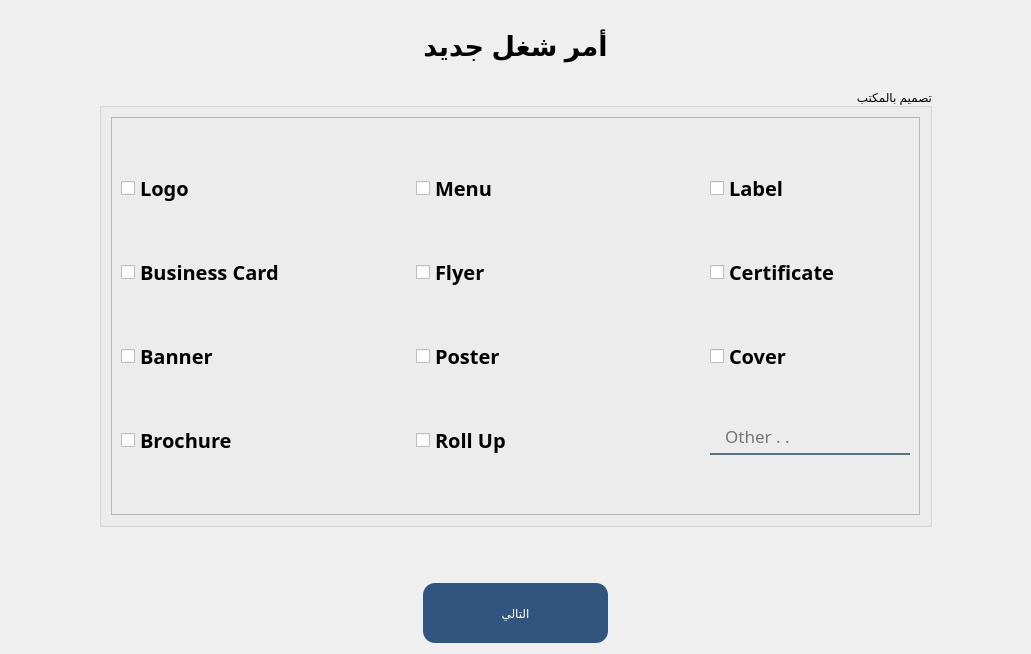
<?xml version="1.0" encoding="UTF-8"?>
<ui version="4.0">
 <class>Form</class>
 <widget class="QWidget" name="Form">
  <property name="geometry">
   <rect>
    <x>0</x>
    <y>0</y>
    <width>1031</width>
    <height>654</height>
   </rect>
  </property>
  <property name="windowTitle">
   <string>Form</string>
  </property>
  <layout class="QGridLayout" name="gridLayout_3">
   <item row="0" column="0">
    <spacer name="horizontalSpacer_10">
     <property name="orientation">
      <enum>Qt::Horizontal</enum>
     </property>
     <property name="sizeHint" stdset="0">
      <size>
       <width>406</width>
       <height>20</height>
      </size>
     </property>
    </spacer>
   </item>
   <item row="0" column="1">
    <widget class="QLabel" name="label">
     <property name="maximumSize">
      <size>
       <width>271</width>
       <height>71</height>
      </size>
     </property>
     <property name="font">
      <font>
       <pointsize>20</pointsize>
       <weight>75</weight>
       <bold>true</bold>
      </font>
     </property>
     <property name="text">
      <string>أمر شغل جديد</string>
     </property>
     <property name="alignment">
      <set>Qt::AlignCenter</set>
     </property>
    </widget>
   </item>
   <item row="0" column="2">
    <spacer name="horizontalSpacer_11">
     <property name="orientation">
      <enum>Qt::Horizontal</enum>
     </property>
     <property name="sizeHint" stdset="0">
      <size>
       <width>406</width>
       <height>20</height>
      </size>
     </property>
    </spacer>
   </item>
   <item row="1" column="0" colspan="3">
    <layout class="QHBoxLayout" name="horizontalLayout">
     <item>
      <spacer name="horizontalSpacer_3">
       <property name="orientation">
        <enum>Qt::Horizontal</enum>
       </property>
       <property name="sizeType">
        <enum>QSizePolicy::Maximum</enum>
       </property>
       <property name="sizeHint" stdset="0">
        <size>
         <width>88</width>
         <height>20</height>
        </size>
       </property>
      </spacer>
     </item>
     <item>
      <widget class="QGroupBox" name="groupBox">
       <property name="layoutDirection">
        <enum>Qt::LeftToRight</enum>
       </property>
       <property name="autoFillBackground">
        <bool>false</bool>
       </property>
       <property name="title">
        <string>تصميم بالمكتب</string>
       </property>
       <property name="alignment">
        <set>Qt::AlignRight|Qt::AlignTrailing|Qt::AlignVCenter</set>
       </property>
       <property name="flat">
        <bool>false</bool>
       </property>
       <property name="checkable">
        <bool>false</bool>
       </property>
       <layout class="QGridLayout" name="gridLayout_2">
        <item row="1" column="0">
         <widget class="QFrame" name="frame">
          <property name="maximumSize">
           <size>
            <width>16777215</width>
            <height>16777215</height>
           </size>
          </property>
          <property name="frameShape">
           <enum>QFrame::StyledPanel</enum>
          </property>
          <property name="frameShadow">
           <enum>QFrame::Raised</enum>
          </property>
          <layout class="QGridLayout" name="gridLayout">
           <item row="0" column="0">
            <widget class="QCheckBox" name="logo">
             <property name="font">
              <font>
               <family>Gill Sans MT</family>
               <pointsize>15</pointsize>
               <weight>75</weight>
               <bold>true</bold>
              </font>
             </property>
             <property name="styleSheet">
              <string notr="true"/>
             </property>
             <property name="text">
              <string>Logo</string>
             </property>
            </widget>
           </item>
           <item row="0" column="1">
            <widget class="QCheckBox" name="menu">
             <property name="font">
              <font>
               <family>Gill Sans MT</family>
               <pointsize>15</pointsize>
               <weight>75</weight>
               <bold>true</bold>
              </font>
             </property>
             <property name="styleSheet">
              <string notr="true"/>
             </property>
             <property name="text">
              <string>Menu</string>
             </property>
            </widget>
           </item>
           <item row="0" column="2">
            <widget class="QCheckBox" name="label_2">
             <property name="font">
              <font>
               <family>Gill Sans MT</family>
               <pointsize>15</pointsize>
               <weight>75</weight>
               <bold>true</bold>
              </font>
             </property>
             <property name="styleSheet">
              <string notr="true"/>
             </property>
             <property name="text">
              <string>Label</string>
             </property>
            </widget>
           </item>
           <item row="1" column="0">
            <widget class="QCheckBox" name="businessCard">
             <property name="font">
              <font>
               <family>Gill Sans MT</family>
               <pointsize>15</pointsize>
               <weight>75</weight>
               <bold>true</bold>
              </font>
             </property>
             <property name="styleSheet">
              <string notr="true"/>
             </property>
             <property name="text">
              <string>Business Card</string>
             </property>
            </widget>
           </item>
           <item row="1" column="1">
            <widget class="QCheckBox" name="flyer">
             <property name="font">
              <font>
               <family>Gill Sans MT</family>
               <pointsize>15</pointsize>
               <weight>75</weight>
               <bold>true</bold>
              </font>
             </property>
             <property name="styleSheet">
              <string notr="true"/>
             </property>
             <property name="text">
              <string>Flyer</string>
             </property>
            </widget>
           </item>
           <item row="1" column="2">
            <widget class="QCheckBox" name="certificate">
             <property name="font">
              <font>
               <family>Gill Sans MT</family>
               <pointsize>15</pointsize>
               <weight>75</weight>
               <bold>true</bold>
              </font>
             </property>
             <property name="styleSheet">
              <string notr="true"/>
             </property>
             <property name="text">
              <string>Certificate</string>
             </property>
            </widget>
           </item>
           <item row="2" column="0">
            <widget class="QCheckBox" name="banner">
             <property name="font">
              <font>
               <family>Gill Sans MT</family>
               <pointsize>15</pointsize>
               <weight>75</weight>
               <bold>true</bold>
              </font>
             </property>
             <property name="styleSheet">
              <string notr="true"/>
             </property>
             <property name="text">
              <string>Banner</string>
             </property>
            </widget>
           </item>
           <item row="2" column="1">
            <widget class="QCheckBox" name="poster">
             <property name="font">
              <font>
               <family>Gill Sans MT</family>
               <pointsize>15</pointsize>
               <weight>75</weight>
               <bold>true</bold>
              </font>
             </property>
             <property name="styleSheet">
              <string notr="true"/>
             </property>
             <property name="text">
              <string>Poster</string>
             </property>
            </widget>
           </item>
           <item row="2" column="2">
            <widget class="QCheckBox" name="cover">
             <property name="font">
              <font>
               <family>Gill Sans MT</family>
               <pointsize>15</pointsize>
               <weight>75</weight>
               <bold>true</bold>
              </font>
             </property>
             <property name="styleSheet">
              <string notr="true"/>
             </property>
             <property name="text">
              <string>Cover</string>
             </property>
            </widget>
           </item>
           <item row="3" column="0">
            <widget class="QCheckBox" name="brochure">
             <property name="font">
              <font>
               <family>Gill Sans MT</family>
               <pointsize>15</pointsize>
               <weight>75</weight>
               <bold>true</bold>
              </font>
             </property>
             <property name="styleSheet">
              <string notr="true"/>
             </property>
             <property name="text">
              <string>Brochure</string>
             </property>
            </widget>
           </item>
           <item row="3" column="1">
            <widget class="QCheckBox" name="rollUp">
             <property name="font">
              <font>
               <family>Gill Sans MT</family>
               <pointsize>15</pointsize>
               <weight>75</weight>
               <bold>true</bold>
              </font>
             </property>
             <property name="styleSheet">
              <string notr="true"/>
             </property>
             <property name="text">
              <string>Roll Up</string>
             </property>
            </widget>
           </item>
           <item row="3" column="2">
            <widget class="QLineEdit" name="other">
             <property name="minimumSize">
              <size>
               <width>0</width>
               <height>0</height>
              </size>
             </property>
             <property name="maximumSize">
              <size>
               <width>200</width>
               <height>30</height>
              </size>
             </property>
             <property name="font">
              <font>
               <family>Acumin Pro</family>
               <pointsize>13</pointsize>
               <weight>50</weight>
               <italic>false</italic>
               <bold>false</bold>
              </font>
             </property>
             <property name="cursor">
              <cursorShape>SizeHorCursor</cursorShape>
             </property>
             <property name="accessibleName">
              <string/>
             </property>
             <property name="accessibleDescription">
              <string/>
             </property>
             <property name="styleSheet">
              <string notr="true">background-color:rgba(0, 0, 0, 0);
border:none;
border-bottom:2px solid rgba(46, 82, 101, 200);

padding-bottom:7px;
font: 13pt &quot;Acumin Pro&quot;;</string>
             </property>
             <property name="text">
              <string/>
             </property>
             <property name="placeholderText">
              <string>   Other . .</string>
             </property>
            </widget>
           </item>
          </layout>
         </widget>
        </item>
       </layout>
      </widget>
     </item>
     <item>
      <spacer name="horizontalSpacer_4">
       <property name="orientation">
        <enum>Qt::Horizontal</enum>
       </property>
       <property name="sizeType">
        <enum>QSizePolicy::Maximum</enum>
       </property>
       <property name="sizeHint" stdset="0">
        <size>
         <width>88</width>
         <height>20</height>
        </size>
       </property>
      </spacer>
     </item>
    </layout>
   </item>
   <item row="2" column="1">
    <spacer name="verticalSpacer">
     <property name="orientation">
      <enum>Qt::Vertical</enum>
     </property>
     <property name="sizeType">
      <enum>QSizePolicy::Maximum</enum>
     </property>
     <property name="sizeHint" stdset="0">
      <size>
       <width>20</width>
       <height>50</height>
      </size>
     </property>
    </spacer>
   </item>
   <item row="3" column="0">
    <spacer name="horizontalSpacer">
     <property name="orientation">
      <enum>Qt::Horizontal</enum>
     </property>
     <property name="sizeHint" stdset="0">
      <size>
       <width>406</width>
       <height>20</height>
      </size>
     </property>
    </spacer>
   </item>
   <item row="3" column="1">
    <widget class="QPushButton" name="next_btn">
     <property name="minimumSize">
      <size>
       <width>183</width>
       <height>60</height>
      </size>
     </property>
     <property name="maximumSize">
      <size>
       <width>16777215</width>
       <height>16777215</height>
      </size>
     </property>
     <property name="styleSheet">
      <string notr="true">font: 11pt &quot;Acumin Pro&quot;;
color: rgb(255, 255, 255);
background-color: rgb(50, 85, 127);

 border-radius: 12px;
</string>
     </property>
     <property name="text">
      <string>التالي</string>
     </property>
    </widget>
   </item>
   <item row="3" column="2">
    <spacer name="horizontalSpacer_2">
     <property name="orientation">
      <enum>Qt::Horizontal</enum>
     </property>
     <property name="sizeHint" stdset="0">
      <size>
       <width>406</width>
       <height>20</height>
      </size>
     </property>
    </spacer>
   </item>
  </layout>
 </widget>
 <resources/>
 <connections/>
</ui>
